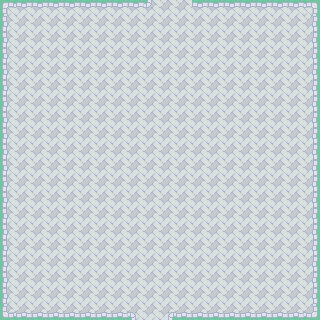

A 2D game scene composited from a Tiled map and its tileset images. What follows is a short description and the map's XML, with every tile layer's data as written:
An orthogonal 20x20 tile map with 16x16 px tiles, 2 tile layers (Collision Data, Tile Layer 1), 4 tilesets.

<map version="1.0" orientation="orthogonal" renderorder="right-down" width="20" height="20" tilewidth="16" tileheight="16" nextobjectid="1">
 <tileset firstgid="1" name="tileset-advance" tilewidth="16" tileheight="16" tilecount="7984" columns="8">
  <image source="../images/tileset-advance.png" width="128" height="15971" />
 </tileset>
 <tileset firstgid="7985" name="tileset-advance2" tilewidth="16" tileheight="16" tilecount="6072" columns="88">
  <image source="../images/tileset-advance2.png" width="1408" height="1104" />
 </tileset>
 <tileset firstgid="14057" name="tileset-advance3" tilewidth="16" tileheight="16" spacing="1" tilecount="1708" columns="61">
  <image source="../images/tileset-advance3.png" width="1036" height="475" />
 </tileset>
 <tileset firstgid="15765" name="innenraum" tilewidth="16" tileheight="16" tilecount="1426" columns="31">
  <image source="../images/innenraum.png" width="496" height="736" />
 </tileset>
 <layer name="Collision Data" width="20" height="20">
  <data encoding="csv">
12,12,12,12,12,12,12,12,12,12,0,12,12,12,12,12,12,12,12,12,
12,0,0,0,0,0,0,0,0,0,0,0,0,0,0,0,0,0,0,12,
12,0,0,0,0,0,0,0,0,0,0,0,0,0,0,0,0,0,0,12,
12,0,0,0,0,0,0,0,0,0,0,0,0,0,0,0,0,0,0,12,
12,0,0,0,0,0,0,0,0,0,0,0,0,0,0,0,0,0,0,12,
12,0,0,0,0,0,0,0,0,0,0,0,0,0,0,0,0,0,0,12,
12,0,0,0,0,0,0,0,0,0,0,0,0,0,0,0,0,0,0,12,
12,0,0,0,0,0,0,0,0,0,0,0,0,0,0,0,0,0,0,12,
12,0,0,0,0,0,0,0,0,0,0,0,0,0,0,0,0,0,0,12,
12,0,0,0,0,0,0,0,0,0,0,0,0,0,0,0,0,0,0,12,
12,0,0,0,0,0,0,0,0,0,0,0,0,0,0,0,0,0,0,12,
12,0,0,0,0,0,0,0,0,0,0,0,0,0,0,0,0,0,0,12,
12,0,0,0,0,0,0,0,0,0,0,0,0,0,0,0,0,0,0,12,
12,0,0,0,0,0,0,0,0,0,0,0,0,0,0,0,0,0,0,12,
12,0,0,0,0,0,0,0,0,0,0,0,0,0,0,0,0,0,0,12,
12,0,0,0,0,0,0,0,0,0,0,0,0,0,0,0,0,0,0,12,
12,0,0,0,0,0,0,0,0,0,0,0,0,0,0,0,0,0,0,12,
12,0,0,0,0,0,0,0,0,0,0,0,0,0,0,0,0,0,0,12,
12,0,0,0,0,0,0,0,0,0,0,0,0,0,0,0,0,0,0,12,
12,12,12,12,12,12,12,12,12,0,12,12,12,12,12,12,12,12,12,12
</data>
 </layer>
 <layer name="Tile Layer 1" width="20" height="20">
  <data encoding="csv">
41,42,42,42,42,42,42,42,42,52,50,50,42,42,42,42,42,42,42,43,
49,50,50,50,50,50,50,50,50,50,50,50,50,50,50,50,50,50,50,51,
49,50,50,50,50,50,50,50,50,50,50,50,50,50,50,50,50,50,50,51,
49,50,50,50,50,50,50,50,50,50,50,50,50,50,50,50,50,50,50,51,
49,50,50,50,50,50,50,50,50,50,50,50,50,50,50,50,50,50,50,51,
49,50,50,50,50,50,50,50,50,50,50,50,50,50,50,50,50,50,50,51,
49,50,50,50,50,50,50,50,50,50,50,50,50,50,50,50,50,50,50,51,
49,50,50,50,50,50,50,50,50,50,50,50,50,50,50,50,50,50,50,51,
49,50,50,50,50,50,50,50,50,50,50,50,50,50,50,50,50,50,50,51,
49,50,50,50,50,50,50,50,50,50,50,50,50,50,50,50,50,50,50,51,
49,50,50,50,50,50,50,50,50,50,50,50,50,50,50,50,50,50,50,51,
49,50,50,50,50,50,50,50,50,50,50,50,50,50,50,50,50,50,50,51,
49,50,50,50,50,50,50,50,50,50,50,50,50,50,50,50,50,50,50,51,
49,50,50,50,50,50,50,50,50,50,50,50,50,50,50,50,50,50,50,51,
49,50,50,50,50,50,50,50,50,50,50,50,50,50,50,50,50,50,50,51,
49,50,50,50,50,50,50,50,50,50,50,50,50,50,50,50,50,50,50,51,
49,50,50,50,50,50,50,50,50,50,50,50,50,50,50,50,50,50,50,51,
49,50,50,50,50,50,50,50,50,50,50,50,50,50,50,50,50,50,50,51,
49,50,50,50,50,50,50,50,50,50,50,50,50,50,50,50,50,50,50,51,
57,58,58,58,58,58,58,58,60,50,61,58,58,58,58,58,58,58,58,59
</data>
 </layer>
</map>
